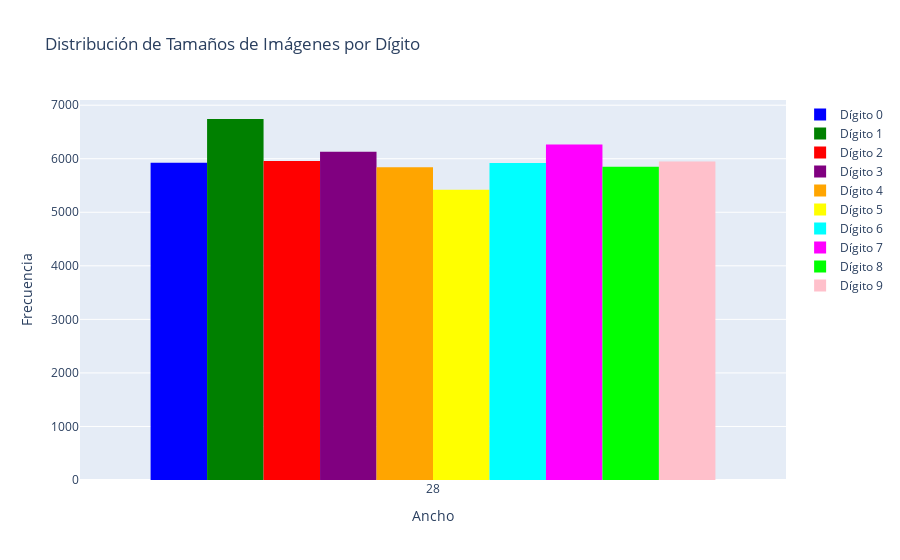
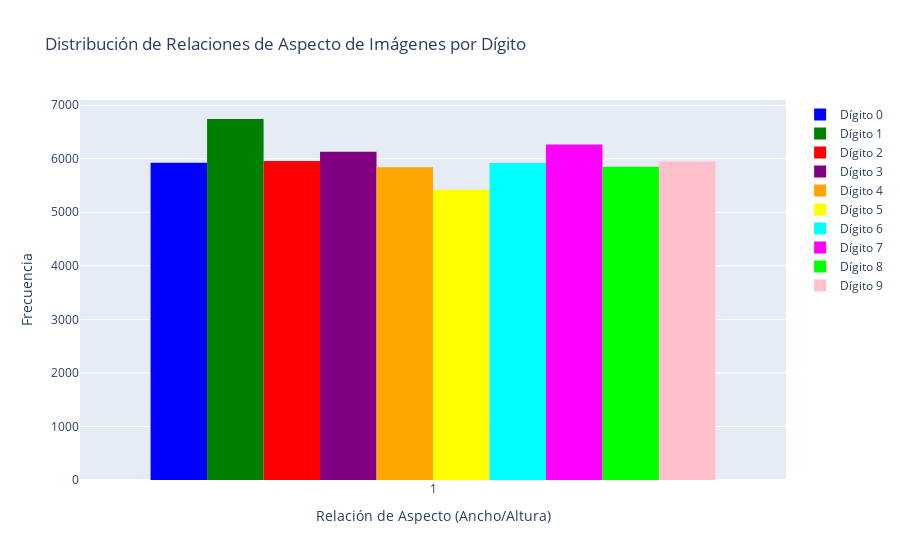

Notebook source saved alongside these figures, in order:
### Markdown cell above
con esto validamos de que aunque la distribucion de intensidad parece distribuir normal, pues en realidad esta distribucion no refleja esta naturaleza de nuestros datos.

### Code cell
# Calcular los tamaños de las imágenes
sizes = [img.shape for img in x_train]

# Calcular los ratios de aspecto de las imágenes
ratios = [shape[1] / shape[0] for shape in sizes]

# Calcular los tamaños de las imágenes para cada dígito
digit_sizes = [[] for _ in range(10)]
for img, label in zip(x_train, y_train):
    digit_sizes[label].append(img.shape[0])

# Crear el gráfico interactivo para la distribución de tamaños
fig1 = go.Figure()
colors = ['blue', 'green', 'red', 'purple', 'orange', 'yellow', 'cyan', 'magenta', 'lime', 'pink']
for digit, sizes in enumerate(digit_sizes):
    fig1.add_trace(go.Histogram(x=sizes, nbinsx=20,
                                 marker_color=colors[digit],
                                 name=f'Dígito {digit}'))
fig1.update_layout(title='Distribución de Tamaños de Imágenes por Dígito',
                   xaxis_title='Ancho',
                   yaxis_title='Frecuencia',
                   hovermode="closest")
fig1.update_traces(hovertemplate="Ancho: %{x}<br>Frecuencia: %{y}")

# Calcular los ratios de aspecto de las imágenes para cada dígito
digit_ratios = [[] for _ in range(10)]
for img, label in zip(x_train, y_train):
    digit_ratios[label].append(img.shape[1] / img.shape[0])

# Crear el gráfico interactivo para la distribución de ratios de aspecto
fig2 = go.Figure()
for digit, ratios in enumerate(digit_ratios):
    fig2.add_trace(go.Histogram(x=ratios, nbinsx=20,
                                 marker_color=colors[digit],
                                 name=f'Dígito {digit}'))
fig2.update_layout(title='Distribución de Relaciones de Aspecto de Imágenes por Dígito',
                   xaxis_title='Relación de Aspecto (Ancho/Altura)',
                   yaxis_title='Frecuencia',
                   hovermode="closest")
fig2.update_traces(hovertemplate="Relación de Aspecto: %{x}<br>Frecuencia: %{y}")

# Mostrar los gráficos
fig1.show()
fig2.show()

### Figure 1 — Plotly figure (JSON) as saved in the notebook; plotly's stock layout.template omitted (floating-point values rounded to 4 significant figures; data arrays with more than 128 entries replaced by an {"elided": "..."} marker saying what was removed)
{"data": [{"hovertemplate": "Ancho: %{x}<br>Frecuencia: %{y}", "marker": {"color": "blue"}, "name": "Dígito 0", "nbinsx": 20, "type": "histogram", "x": {"elided": "5923 int values"}}, {"hovertemplate": "Ancho: %{x}<br>Frecuencia: %{y}", "marker": {"color": "green"}, "name": "Dígito 1", "nbinsx": 20, "type": "histogram", "x": {"elided": "6742 int values"}}, {"hovertemplate": "Ancho: %{x}<br>Frecuencia: %{y}", "marker": {"color": "red"}, "name": "Dígito 2", "nbinsx": 20, "type": "histogram", "x": {"elided": "5958 int values"}}, {"hovertemplate": "Ancho: %{x}<br>Frecuencia: %{y}", "marker": {"color": "purple"}, "name": "Dígito 3", "nbinsx": 20, "type": "histogram", "x": {"elided": "6131 int values"}}, {"hovertemplate": "Ancho: %{x}<br>Frecuencia: %{y}", "marker": {"color": "orange"}, "name": "Dígito 4", "nbinsx": 20, "type": "histogram", "x": {"elided": "5842 int values"}}, {"hovertemplate": "Ancho: %{x}<br>Frecuencia: %{y}", "marker": {"color": "yellow"}, "name": "Dígito 5", "nbinsx": 20, "type": "histogram", "x": {"elided": "5421 int values"}}, {"hovertemplate": "Ancho: %{x}<br>Frecuencia: %{y}", "marker": {"color": "cyan"}, "name": "Dígito 6", "nbinsx": 20, "type": "histogram", "x": {"elided": "5918 int values"}}, {"hovertemplate": "Ancho: %{x}<br>Frecuencia: %{y}", "marker": {"color": "magenta"}, "name": "Dígito 7", "nbinsx": 20, "type": "histogram", "x": {"elided": "6265 int values"}}, {"hovertemplate": "Ancho: %{x}<br>Frecuencia: %{y}", "marker": {"color": "lime"}, "name": "Dígito 8", "nbinsx": 20, "type": "histogram", "x": {"elided": "5851 int values"}}, {"hovertemplate": "Ancho: %{x}<br>Frecuencia: %{y}", "marker": {"color": "pink"}, "name": "Dígito 9", "nbinsx": 20, "type": "histogram", "x": {"elided": "5949 int values"}}], "layout": {"hovermode": "closest", "title": {"text": "Distribución de Tamaños de Imágenes por Dígito"}, "xaxis": {"title": {"text": "Ancho"}}, "yaxis": {"title": {"text": "Frecuencia"}}}}

### Figure 2 — Plotly figure (JSON) as saved in the notebook; plotly's stock layout.template omitted (floating-point values rounded to 4 significant figures; data arrays with more than 128 entries replaced by an {"elided": "..."} marker saying what was removed)
{"data": [{"hovertemplate": "Relación de Aspecto: %{x}<br>Frecuencia: %{y}", "marker": {"color": "blue"}, "name": "Dígito 0", "nbinsx": 20, "type": "histogram", "x": {"elided": "5923 int values"}}, {"hovertemplate": "Relación de Aspecto: %{x}<br>Frecuencia: %{y}", "marker": {"color": "green"}, "name": "Dígito 1", "nbinsx": 20, "type": "histogram", "x": {"elided": "6742 int values"}}, {"hovertemplate": "Relación de Aspecto: %{x}<br>Frecuencia: %{y}", "marker": {"color": "red"}, "name": "Dígito 2", "nbinsx": 20, "type": "histogram", "x": {"elided": "5958 int values"}}, {"hovertemplate": "Relación de Aspecto: %{x}<br>Frecuencia: %{y}", "marker": {"color": "purple"}, "name": "Dígito 3", "nbinsx": 20, "type": "histogram", "x": {"elided": "6131 int values"}}, {"hovertemplate": "Relación de Aspecto: %{x}<br>Frecuencia: %{y}", "marker": {"color": "orange"}, "name": "Dígito 4", "nbinsx": 20, "type": "histogram", "x": {"elided": "5842 int values"}}, {"hovertemplate": "Relación de Aspecto: %{x}<br>Frecuencia: %{y}", "marker": {"color": "yellow"}, "name": "Dígito 5", "nbinsx": 20, "type": "histogram", "x": {"elided": "5421 int values"}}, {"hovertemplate": "Relación de Aspecto: %{x}<br>Frecuencia: %{y}", "marker": {"color": "cyan"}, "name": "Dígito 6", "nbinsx": 20, "type": "histogram", "x": {"elided": "5918 int values"}}, {"hovertemplate": "Relación de Aspecto: %{x}<br>Frecuencia: %{y}", "marker": {"color": "magenta"}, "name": "Dígito 7", "nbinsx": 20, "type": "histogram", "x": {"elided": "6265 int values"}}, {"hovertemplate": "Relación de Aspecto: %{x}<br>Frecuencia: %{y}", "marker": {"color": "lime"}, "name": "Dígito 8", "nbinsx": 20, "type": "histogram", "x": {"elided": "5851 int values"}}, {"hovertemplate": "Relación de Aspecto: %{x}<br>Frecuencia: %{y}", "marker": {"color": "pink"}, "name": "Dígito 9", "nbinsx": 20, "type": "histogram", "x": {"elided": "5949 int values"}}], "layout": {"hovermode": "closest", "title": {"text": "Distribución de Relaciones de Aspecto de Imágenes por Dígito"}, "xaxis": {"title": {"text": "Relación de Aspecto (Ancho/Altura)"}}, "yaxis": {"title": {"text": "Frecuencia"}}}}
